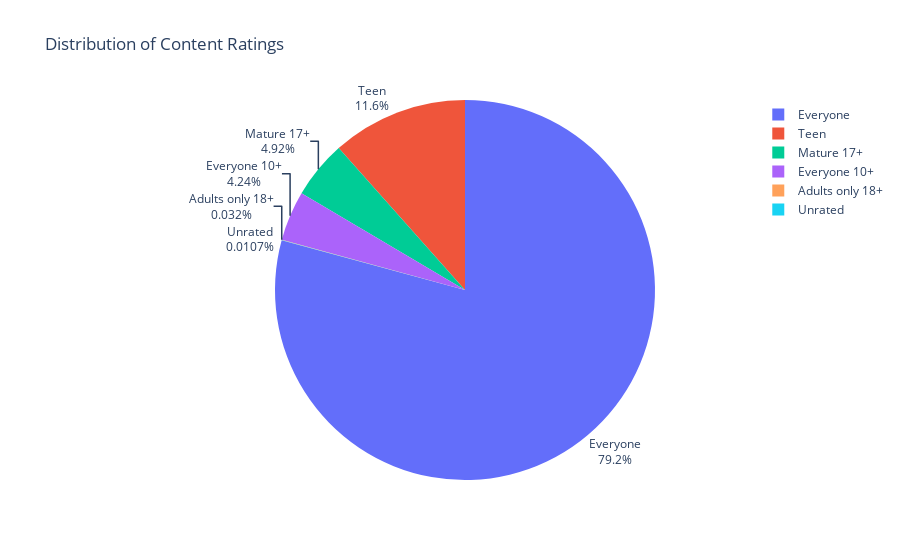

Source (notebook cell):
### Code cell
fig = px.pie(labels=ratings.index,values=ratings.values,names=ratings.index,
       title='Distribution of Content Ratings')
fig.update_traces(textposition='outside', textinfo='percent+label')
fig.show()

### Figure 1 — Plotly figure (JSON) as saved in the notebook; plotly's stock layout.template omitted (floating-point values rounded to 4 significant figures)
{"data": [{"domain": {"x": [0, 1], "y": [0, 1]}, "hovertemplate": "label=%{label}<br>value=%{value}<extra></extra>", "labels": ["Everyone", "Teen", "Mature 17+", "Everyone 10+", "Adults only 18+", "Unrated"], "legendgroup": "", "name": "", "showlegend": true, "textinfo": "percent+label", "textposition": "outside", "type": "pie", "values": [7421, 1084, 461, 397, 3, 1]}], "layout": {"legend": {"tracegroupgap": 0}, "title": {"text": "Distribution of Content Ratings"}}}
